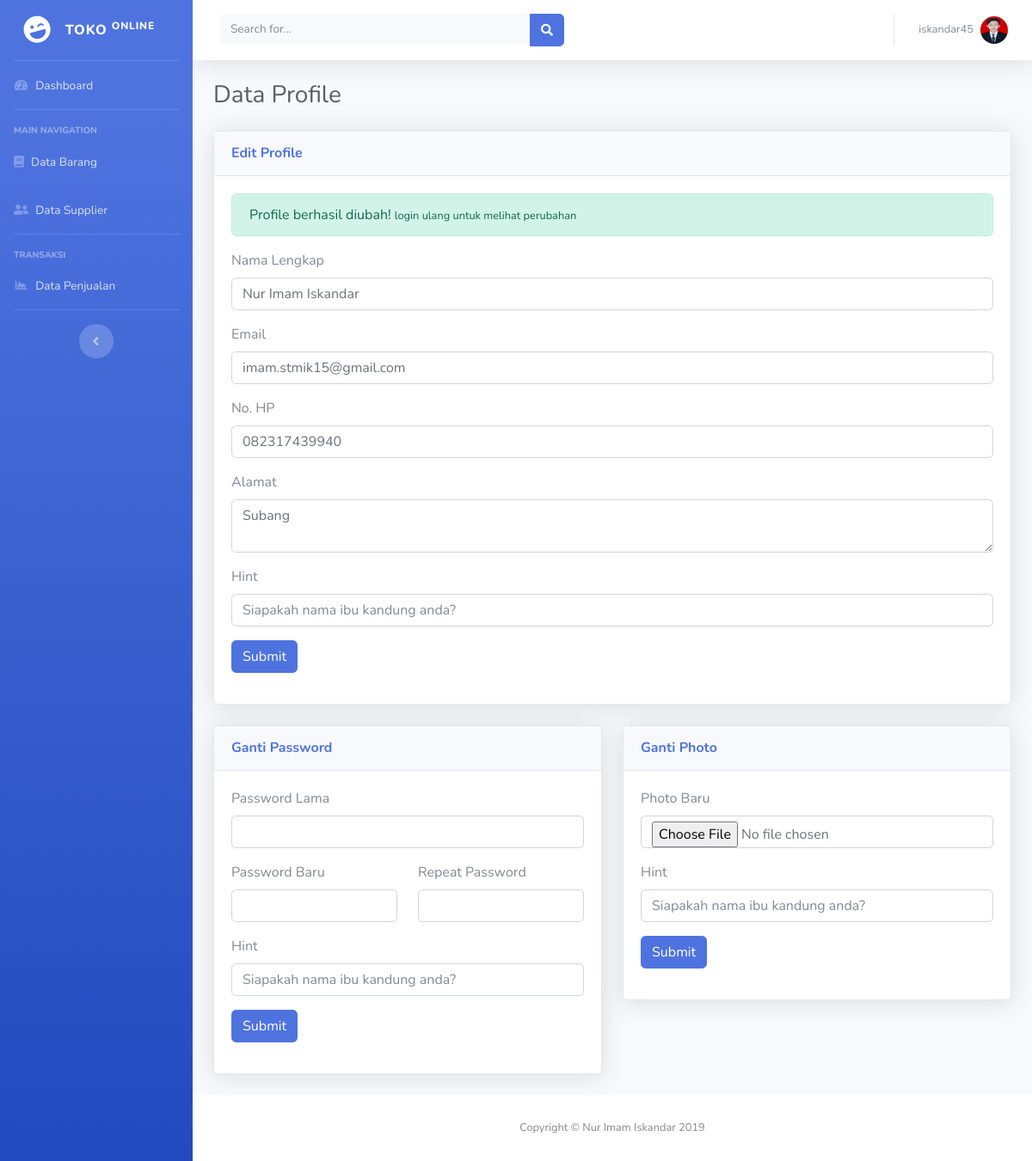
Page /setting.php?m=s_profile (signed in) on the committed database.
### tables this page shows
CREATE TABLE `user` (
  `id` int(11) NOT NULL,
  `username` varchar(255) NOT NULL,
  `nama_lengkap` varchar(255) NOT NULL,
  `email` varchar(255) NOT NULL,
  `password` varchar(255) NOT NULL,
  `nohp` varchar(255) DEFAULT NULL,
  `alamat` text,
  `hint` varchar(255) NOT NULL,
  `photo` varchar(255) NOT NULL DEFAULT 'default.png',
  `role_id` int(2) NOT NULL
);

### setting.php (the view, shortened to what this page needs)
<?php include 'include/header.php'; ?>
<div class="container-fluid">
  <div class="d-sm-flex align-items-center justify-content-between mb-4">
    <h1 class="h3 mb-0 text-gray-800">Data Profile</h1>
  </div>
  <div class="card shadow mb-4">
    <div class="card-header py-3">
      <h6 class="m-0 font-weight-bold text-primary">Edit Profile</h6>
    </div>
    <div class="card-body">
      <?php
      if (isset($_GET['m'])) {
        if ($_GET['m'] == 's_profile') {
          echo "<div class='alert alert-success'>Profile berhasil diubah! <small>login ulang untuk melihat perubahan</small></div>";
        } elseif ($_GET['m'] == 'r_profile') {
          echo "<div class='alert alert-danger'>Profile gagal diubah! (Hint Salah)</div>";
        }
      }
      ?>
      <form action="e_profile.php" method="post">
        <div class="form-group">
          <?php include 'include/config.php';
          $id = $_SESSION['id'];
          $d = mysqli_query($con, "select * from user where id='$id'");
          $row = mysqli_fetch_assoc($d);
          ?>
          <label>Nama Lengkap</label>
          <input type="text" name="nama_lengkap" class="form-control" placeholder="" value="<?= $row['nama_lengkap'] ?>">
        </div>
        <div class="form-group">
          <label>Email</label>
          <input type="email" name="email" class="form-control" placeholder="" value="<?= $row['email'] ?>">
        </div>
        <div class="form-group">
          <label>No. HP</label>
          <input type="number" name="nohp" class="form-control" placeholder="" value="<?= $row['nohp'] ?>">
        </div>
        <div class="form-group">
          <label>Alamat</label>
          <textarea name="alamat" cols="30" rows="2" class="form-control"><?= $row['alamat'] ?></textarea>
        </div>
        <div class="form-group">
          <label>Hint</label>
          <input type="text" name="hint" class="form-control" placeholder="Siapakah nama ibu kandung anda?">
        </div>
        <div class="form-group">
          <input type="submit" class="btn btn-primary">
        </div>
      </form>
    </div>
  </div>
  <div class="row">
    <div class="col">
      <div class="card shadow mb-4">
        <div class="card-header py-3">
          <h6 class="m-0 font-weight-bold text-primary">Ganti Password</h6>
        </div>
        <div class="card-body">
          <form action="e_password.php" method="post">
            <div class="form-group">
              <label>Password Lama</label>
              <input type="password" name="password_lama" class="form-control" placeholder="">
            </div>
            <div class="form-group">
              <div class="row">
                <div class="col">
                  <label>Password Baru</label>
                  <input type="password" name="password_baru1" class="form-control" placeholder="">
                </div>
                <div class="col">
                  <label>Repeat Password</label>
                  <input type="password" name="password_baru2" class="form-control" placeholder="">
                </div>
              </div>
            </div>
            <div class="form-group">
              <label>Hint</label>
              <input type="text" name="hint" class="form-control" placeholder="Siapakah nama ibu kandung anda?">
            </div>
            <div class="form-group">
              <input type="submit" class="btn btn-primary">
            </div>
          </form>
        </div>
      </div>
    </div>
    <div class="col">
      <div class="card shadow mb-4">
        <div class="card-header py-3">
          <h6 class="m-0 font-weight-bold text-primary">Ganti Photo</h6>
        </div>
        <div class="card-body">
          <form action="e_photo.php" method="post" enctype="multipart/form-data">
            <div class="form-group">
              <label>Photo Baru</label>
              <input type="file" name="file" class="form-control" placeholder="">
            </div>
            <div class="form-group">
              <label>Hint</label>
              <input type="text" name="hint" class="form-control" placeholder="Siapakah nama ibu kandung anda?">
            </div>
            <div class="form-group">
              <input type="submit" class="btn btn-primary">
            </div>
          </form>
        </div>
      </div>
    </div>
  </div>
</div>
</div>
<?php include 'include/footer.php'; ?>

### include/header.php (shortened to what this page needs)
<!DOCTYPE html>
<html lang="en">
<head>
  <link href="vendor/fontawesome-free/css/all.min.css" rel="stylesheet" type="text/css">
  <link href="css/sb-admin-2.min.css" rel="stylesheet">
  <link href="vendor/datatables/dataTables.bootstrap4.min.css" rel="stylesheet">
</head>
<body id="page-top">
  <div id="wrapper">
    <ul class="navbar-nav bg-gradient-primary sidebar sidebar-dark accordion" id="accordionSidebar">
      <a class="sidebar-brand d-flex align-items-center justify-content-center" href="index.php">
        <div class="sidebar-brand-icon rotate-n-15">
          <i class="fas fa-laugh-wink"></i>
        </div>
        <div class="sidebar-brand-text mx-3">TOKO <sup>Online</sup></div>
      </a>
      <hr class="sidebar-divider my-0">
      <li class="nav-item">
        <a class="nav-link" href="index.php">
          <i class="fas fa-fw fa-tachometer-alt"></i>
          <span>Dashboard</span></a>
      </li>
      <hr class="sidebar-divider">
      <div class="sidebar-heading">
        Main Navigation
      </div>
      <li class="nav-item">
        <a class="nav-link" href="data_barang.php">
          <i class="fas fa-book"></i>
          <span>Data Barang</span></a>
      </li>
      <li class="nav-item">
        <a class="nav-link" href="data_supplier.php">
          <i class="fas fa-user-friends"></i>
          <span>Data Supplier</span></a>
      </li>
      <hr class="sidebar-divider">
      <div class="sidebar-heading">
        TRANSAKSI
      </div>
      <li class="nav-item">
        <a class="nav-link" href="data_penjualan.php">
          <i class="fas fa-fw fa-chart-area"></i>
          <span>Data Penjualan</span></a>
      </li>
      <hr class="sidebar-divider d-none d-md-block">
      <div class="text-center d-none d-md-inline">
        <button class="rounded-circle border-0" id="sidebarToggle"></button>
      </div>
    </ul>
    <div id="content-wrapper" class="d-flex flex-column">
      <div id="content">
        <nav class="navbar navbar-expand navbar-light bg-white topbar mb-4 static-top shadow">
          <form class="d-none d-sm-inline-block form-inline mr-auto ml-md-3 my-2 my-md-0 mw-100 navbar-search">
            <div class="input-group">
              <input type="text" class="form-control bg-light border-0 small" placeholder="Search for..." aria-label="Search" aria-describedby="basic-addon2">
              <div class="input-group-append">
                <button class="btn btn-primary" type="button">
                  <i class="fas fa-search fa-sm"></i>
                </button>
              </div>
            </div>
          </form>
          <ul class="navbar-nav ml-auto">
            <li class="nav-item dropdown no-arrow">
              <a class="nav-link dropdown-toggle" href="#" id="userDropdown" role="button" data-toggle="dropdown" aria-haspopup="true" aria-expanded="false">
                <span class="mr-2 d-none d-lg-inline text-gray-600 small"><?= $_SESSION['username'] ?></span>
                <?php
                include 'include/config.php';
                $id = $_SESSION['id'];
                $data = mysqli_query($con, "select photo from user where id='$id'");
                $w = mysqli_fetch_assoc($data);
                ?>
                <img class="img-profile rounded-circle" src="img/user/<?= $w['photo'] ?>" alt="user">
              </a>
            </li>
          </ul>
        </nav>

### rows in the picture
user: photo (picture), nama_lengkap "Nur Imam Iskandar", email "imam.stmik15@gmail.com", nohp "082317439940", alamat "Subang"

### other values in the picture
$_SESSION['username'] "iskandar45"
